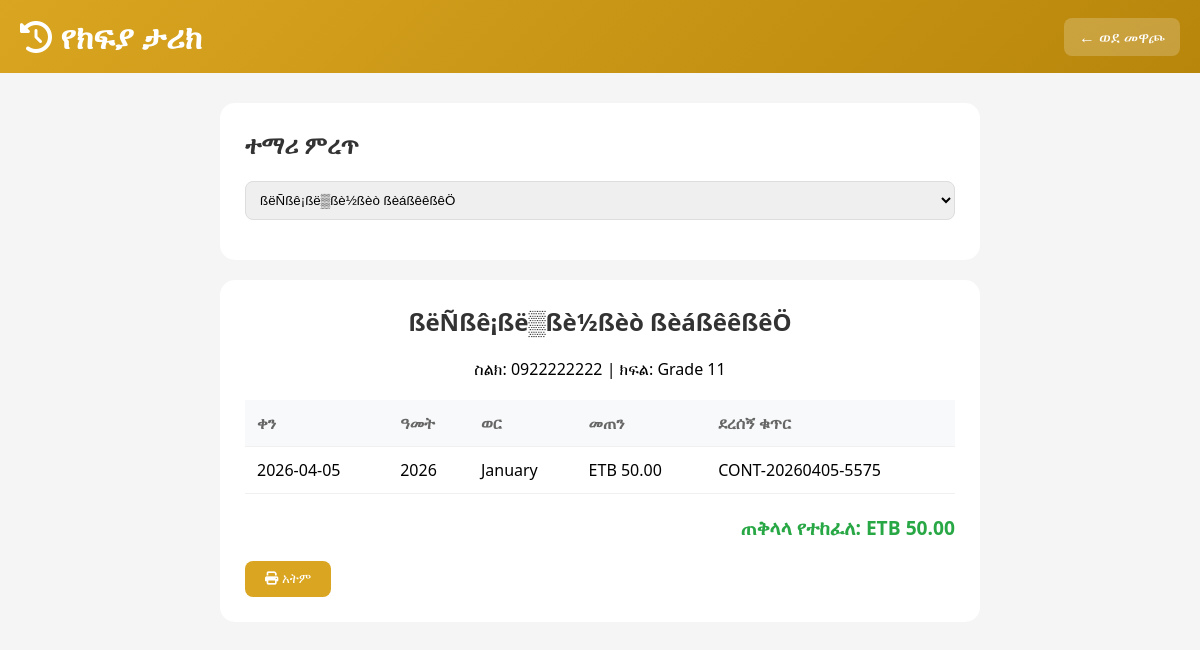
/nibret/history.php?student_id=2 (signed in), run on the app's committed database.
### tables this page shows
CREATE TABLE `students` (
  `id` int(11) NOT NULL AUTO_INCREMENT,
  `name` varchar(100) NOT NULL,
  `phone` varchar(20) DEFAULT NULL,
  `grade` varchar(20) DEFAULT NULL,
  `is_active` tinyint(4) DEFAULT 1,
  `created_at` datetime DEFAULT current_timestamp(),
  PRIMARY KEY (`id`)
);

CREATE TABLE `contributions` (
  `id` int(11) NOT NULL AUTO_INCREMENT,
  `student_id` int(11) NOT NULL,
  `year` int(11) NOT NULL,
  `month` int(11) NOT NULL,
  `due_date` date DEFAULT NULL,
  `payment_date` date DEFAULT NULL,
  `amount` decimal(10,2) NOT NULL,
  `payment_status` enum('paid','late','partial') DEFAULT 'paid',
  `receipt_number` varchar(50) DEFAULT NULL,
  `recorded_by` int(11) NOT NULL,
  `recorded_at` datetime DEFAULT current_timestamp(),
  PRIMARY KEY (`id`),
  UNIQUE KEY `unique_student_month` (`student_id`,`year`,`month`),
  KEY `recorded_by` (`recorded_by`),
  CONSTRAINT `contributions_ibfk_1` FOREIGN KEY (`student_id`) REFERENCES `students` (`id`) ON DELETE CASCADE,
  CONSTRAINT `contributions_ibfk_2` FOREIGN KEY (`recorded_by`) REFERENCES `users` (`id`)
);

### nibret/history.php (the view, shortened to what this page needs)
<?php
require_once '../config/database.php';
$student_id = $_GET['student_id'] ?? 0;
$student = null;
$payments = [];
if ($student_id) {
    $stmt = $pdo->prepare("SELECT * FROM students WHERE id = ?");
    $stmt->execute([$student_id]);
    $student = $stmt->fetch();
    $stmt = $pdo->prepare("SELECT * FROM contributions WHERE student_id = ? ORDER BY year DESC, month DESC");
    $stmt->execute([$student_id]);
    $payments = $stmt->fetchAll();
}
$stmt = $pdo->query("SELECT id, name FROM students ORDER BY name");
$students = $stmt->fetchAll();
?>
<!DOCTYPE html>
<html lang="en">
<head>
    <link rel="stylesheet" href="https://cdnjs.cloudflare.com/ajax/libs/font-awesome/6.4.0/css/all.min.css">
</head>
<body>
    <div class="header">
        <h1><i class="fas fa-history"></i> የክፍያ ታሪክ</h1>
        <a href="mewatewo.php" class="back-btn">← ወደ መዋጮ</a>
    </div>
    <div class="container">
        <div class="card">
            <h2>ተማሪ ምረጥ</h2>
            <form method="GET">
                <div class="form-group">
                    <select name="student_id" onchange="this.form.submit()" required>
                        <?php foreach ($students as $s): ?>
                        <option value="<?php echo $s['id']; ?>" <?php echo $student_id == $s['id'] ? 'selected' : ''; ?>><?php echo htmlspecialchars($s['name']); ?></option>
                        <?php endforeach; ?>
                    </select>
                </div>
            </form>
        </div>
        <?php if ($student): ?>
        <div class="card" id="printArea">
            <div style="text-align: center; margin-bottom: 20px;">
                <h2><?php echo htmlspecialchars($student['name']); ?></h2>
                <p><?php echo $student['phone'] ? 'ስልክ: ' . $student['phone'] : ''; ?> <?php echo $student['grade'] ? ' | ክፍል: ' . $student['grade'] : ''; ?></p>
            </div>
            <div style="overflow-x: auto;">
                <table>
                    <thead>
                        <tr><th>ቀን</th><th>ዓመት</th><th>ወር</th><th>መጠን</th><th>ደረሰኝ ቁጥር</th></tr>
                    </thead>
                    <tbody>
                        <?php $total = 0; foreach ($payments as $payment): $total += $payment['amount']; ?>
                        <tr>
                            <td><?php echo date('Y-m-d', strtotime($payment['recorded_at'])); ?></td>
                            <td><?php echo $payment['year']; ?></td>
                            <td><?php echo date('F', mktime(0,0,0,$payment['month'],1)); ?></td>
                            <td>ETB <?php echo number_format($payment['amount'], 2); ?></td>
                            <td><?php echo $payment['receipt_number']; ?></td>
                        </tr>
                        <?php endforeach; ?>
                    </tbody>
                </table>
            </div>
            <div class="total">ጠቅላላ የተከፈለ: ETB <?php echo number_format($total, 2); ?></div>
            <div class="action-buttons">
                <button onclick="window.print()" class="btn btn-primary"><i class="fas fa-print"></i> አትም</button>
            </div>
        </div>
        <?php endif; ?>
    </div>
</body>
</html>

### nibret/history.php (style rules this page uses)
:root { --primary: #DAA520; --primary-dark: #B8860B; }
* { margin: 0; padding: 0; box-sizing: border-box; }
body { font-family: 'Segoe UI', sans-serif; background: #f5f5f5; }
.header { background: linear-gradient(135deg, var(--primary), var(--primary-dark)); color: white; padding: 15px 20px; display: flex; justify-content: space-between; align-items: center; }
.back-btn { background: rgba(255,255,255,0.2); padding: 8px 15px; border-radius: 8px; color: white; text-decoration: none; }
.container { max-width: 800px; margin: 30px auto; padding: 0 20px; }
.card { background: white; border-radius: 15px; padding: 25px; margin-bottom: 20px; }
.card h2 { margin-bottom: 20px; color: #333; }
.form-group { margin-bottom: 15px; }
.form-group select { width: 100%; padding: 10px; border: 1px solid #ddd; border-radius: 8px; }
table { width: 100%; border-collapse: collapse; }
th, td { padding: 12px; text-align: left; border-bottom: 1px solid #f0f0f0; }
th { background: #f8f9fa; color: #666; }
.total { font-size: 1.2rem; font-weight: bold; color: #28a745; margin-top: 20px; text-align: right; }
.action-buttons { display: flex; gap: 10px; margin-top: 20px; }
.btn { padding: 10px 20px; border: none; border-radius: 8px; cursor: pointer; text-decoration: none; display: inline-block; }
.btn-primary { background: var(--primary); color: white; }

### data on the page
students: name "ßëÑßê¡ßë▒ßè½ßèò ßèáßêêßêÖ", phone "0922222222", grade "Grade 11"
contributions: recorded_at "2026-04-05", year "2026", month "January", amount "50.00", receipt_number "CONT-20260405-5575"

### other printed values
$total "50.00"
form field student_id "ßëÑßê¡ßë▒ßè½ßèò ßèáßêêßêÖ"
